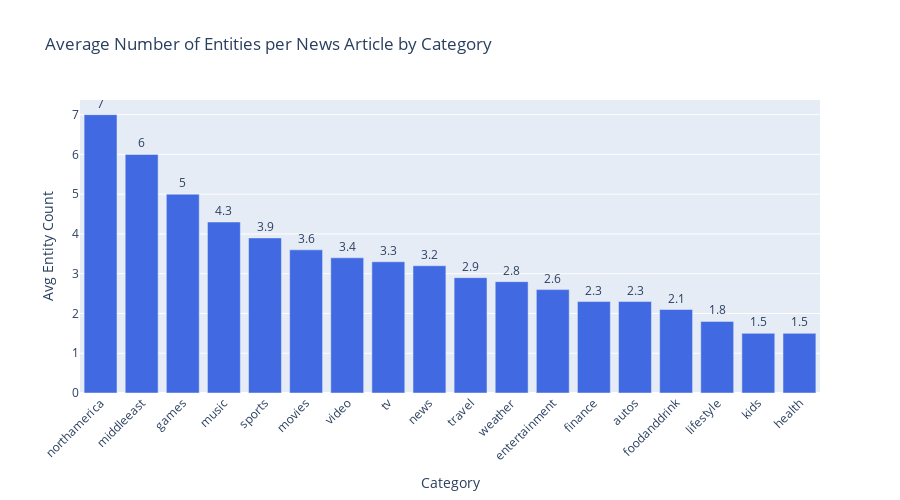

The code cell stored with this chart in its notebook:
### Code cell
# Round entity count for better readability
avg_entity_count["entity_count"] = avg_entity_count["entity_count"].round(1)

# Sort categories by entity count (descending)
avg_entity_count = avg_entity_count.sort_values(by="entity_count", ascending=False)

# Plot
fig = px.bar(avg_entity_count, x="category", y="entity_count",
             title="Average Number of Entities per News Article by Category",
             labels={"category": "Category", "entity_count": "Avg Entity Count"},
             text="entity_count")

# **Enhancements**
fig.update_traces(textposition="outside", marker_color="royalblue")
fig.update_layout(xaxis_tickangle=-45, height=500, width=900)

fig.show()

### Figure 1 — Plotly figure (JSON) as saved in the notebook; plotly's stock layout.template omitted (floating-point values rounded to 4 significant figures)
{"data": [{"alignmentgroup": "True", "hovertemplate": "Category=%{x}<br>Avg Entity Count=%{text}<extra></extra>", "legendgroup": "", "marker": {"color": "royalblue", "pattern": {"shape": ""}}, "name": "", "offsetgroup": "", "orientation": "v", "showlegend": false, "text": [7, 6, 5, 4.3, 3.9, 3.6, 3.4, 3.3, 3.2, 2.9, 2.8, 2.6, 2.3, 2.3, 2.1, 1.8, 1.5, 1.5], "textposition": "outside", "type": "bar", "x": ["northamerica", "middleeast", "games", "music", "sports", "movies", "video", "tv", "news", "travel", "weather", "entertainment", "finance", "autos", "foodanddrink", "lifestyle", "kids", "health"], "xaxis": "x", "y": [7, 6, 5, 4.3, 3.9, 3.6, 3.4, 3.3, 3.2, 2.9, 2.8, 2.6, 2.3, 2.3, 2.1, 1.8, 1.5, 1.5], "yaxis": "y"}], "layout": {"barmode": "relative", "height": 500, "legend": {"tracegroupgap": 0}, "title": {"text": "Average Number of Entities per News Article by Category"}, "width": 900, "xaxis": {"anchor": "y", "domain": [0, 1], "tickangle": -45, "title": {"text": "Category"}}, "yaxis": {"anchor": "x", "domain": [0, 1], "title": {"text": "Avg Entity Count"}}}}
